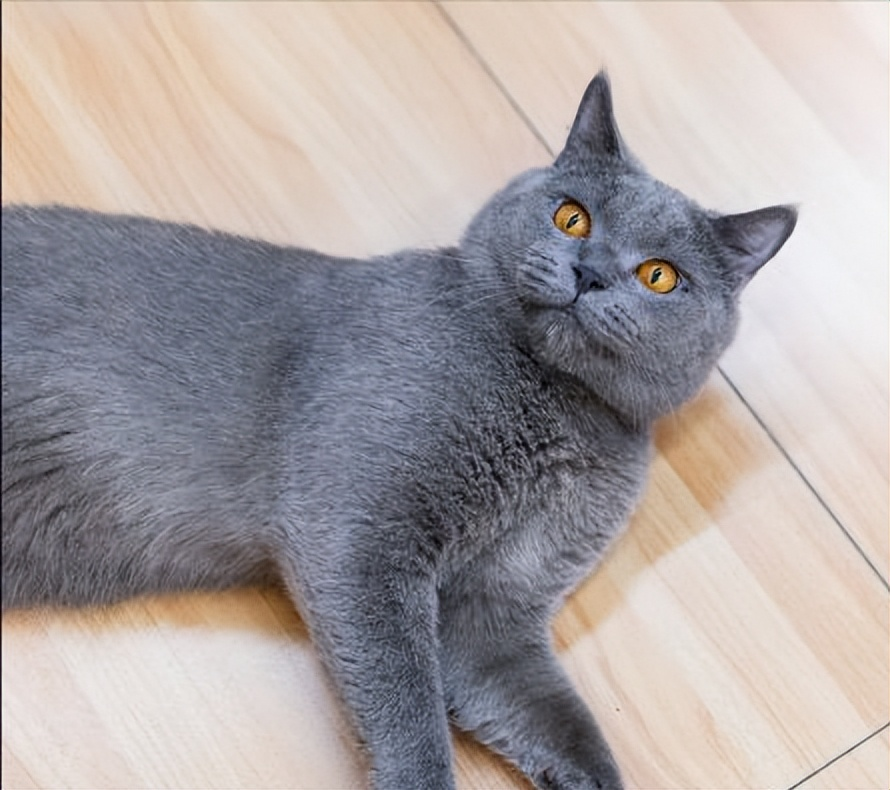
#> input picture DotArtKit/inputs/cat.jpg, 890 x 790 px
$ python -i segment.py   (imports and definitions only)
#> lines starting #> are read from the running program, lines starting #| are printed output that depends on the picture; after the words box and inside, x2 and y2 are one past the last pixel; in counts of white or black regions, pixels touching at a corner belong together
#> further down, picture is the input picture: shape (790, 890, 3); mean B, G, R 163.6, 163.2, 170.4
"""模块 1.1：基于 YOLO 的多物体图像分割。

将油画或水墨画的不同部分分割出来，形成多个物体的 mask，并保留背景。
YOLO 未安装时退化为基于颜色聚类的 mock 分割（连通域 + 上下分层），保证流程可测试。

支持模型：YOLOv8-seg / YOLO11-seg / YOLO26-seg（ultralytics 框架统一接口）。
"""
from __future__ import annotations

import logging
from pathlib import Path

import cv2
import numpy as np

from ..config import Settings
from ..schemas import ObjectCategory, SegmentedObject

logger = logging.getLogger(__name__)

# YOLO COCO 标签到画作物体类别的映射
_COCO_TO_CATEGORY: dict[str, ObjectCategory] = {
    "person": ObjectCategory.PERSON,
    "bird": ObjectCategory.ANIMAL, "cat": ObjectCategory.ANIMAL,
    "dog": ObjectCategory.ANIMAL, "horse": ObjectCategory.ANIMAL,
    "sheep": ObjectCategory.ANIMAL, "cow": ObjectCategory.ANIMAL,
    "elephant": ObjectCategory.ANIMAL, "bear": ObjectCategory.ANIMAL,
    "zebra": ObjectCategory.ANIMAL, "giraffe": ObjectCategory.ANIMAL,
    "car": ObjectCategory.VEHICLE, "truck": ObjectCategory.VEHICLE,
    "boat": ObjectCategory.VEHICLE, "bicycle": ObjectCategory.VEHICLE,
    "motorcycle": ObjectCategory.VEHICLE, "bus": ObjectCategory.VEHICLE,
    "potted plant": ObjectCategory.PLANT,
    "house": ObjectCategory.BUILDING, "building": ObjectCategory.BUILDING,
    "bottle": ObjectCategory.OBJECT, "vase": ObjectCategory.OBJECT,
    "bowl": ObjectCategory.OBJECT, "cup": ObjectCategory.OBJECT,
    "book": ObjectCategory.OBJECT, "clock": ObjectCategory.OBJECT,
}


def _label_to_category(label: str) -> ObjectCategory:
    """将 YOLO 标签映射到画作物体类别。"""
    return _COCO_TO_CATEGORY.get(label.lower(), ObjectCategory.OBJECT)


# [47 lines left out: function segment_with_yolo, not called in this run]


def segment_mock(image_rgb: np.ndarray) -> list[dict]:
    """无 YOLO 时的 fallback：基于颜色聚类的连通域分割。

    策略：K-Means 聚类 → 连通域分析 → 按面积筛选物体候选。
    """
    h, w = image_rgb.shape[:2]
#> h = 790; w = 890
    # 降采样加速 K-Means
    small = cv2.resize(image_rgb, (w // 4, h // 4), interpolation=cv2.INTER_AREA)
    pixels = small.reshape(-1, 3).astype(np.float32)

    # K-Means 聚类（K=5 个颜色簇）
    k = 5
    _, labels, centers = cv2.kmeans(
        pixels, k, None,
        (cv2.TERM_CRITERIA_EPS + cv2.TERM_CRITERIA_MAX_ITER, 20, 1.0),
        3, cv2.KMEANS_PP_CENTERS,
    )
#> centers = [[214.3, 219.8, 229.6], [118.4, 105.5, 103.9], [145.9, 133, 132.8], [78.49, 71.46, 73.06], [181, 197.5, 218.3]]
    labels = labels.reshape(small.shape[:2])
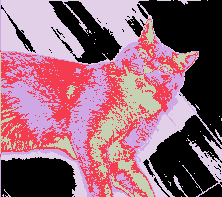
#> labels: shape (197, 222) int32; 5 distinct labels, from 0 to 4; one colour per label, 0 black

    detections: list[dict] = []
    object_id = 0

    # 对每个聚类做连通域分析
    for cluster_idx in range(k):
        cluster_mask = (labels == cluster_idx).astype(np.uint8) * 255
        # 缩放回原尺寸
        cluster_mask = cv2.resize(cluster_mask, (w, h), interpolation=cv2.INTER_NEAREST)

        # 连通域分析
        num_labels, comp_labels, stats, centroids = cv2.connectedComponentsWithStats(
            cluster_mask, connectivity=8)

        for comp_idx in range(1, num_labels):  # 跳过背景
            area = stats[comp_idx, cv2.CC_STAT_AREA]
            if area < (h * w * 0.01):  # 过滤太小的区域
                continue
            if area > (h * w * 0.6):   # 过滤太大的区域（通常是背景）
                continue

            comp_mask = (comp_labels == comp_idx).astype(np.uint8) * 255
            x0 = int(stats[comp_idx, cv2.CC_STAT_LEFT])
            y0 = int(stats[comp_idx, cv2.CC_STAT_TOP])
            x1 = x0 + int(stats[comp_idx, cv2.CC_STAT_WIDTH])
            y1 = y0 + int(stats[comp_idx, cv2.CC_STAT_HEIGHT])

            # 根据位置推测类别（油画常见构图）
            cy = (y0 + y1) / 2 / h
            cx = (x0 + x1) / 2 / w
            if cy > 0.6:
                label = "person"
            elif cy < 0.4:
                label = "building"
            else:
                label = "object"

            detections.append({
                "label": label,
                "confidence": 0.7 + np.random.rand() * 0.2,
                "mask": comp_mask,
                "bbox": (x0, y0, x1, y1),
            })
            object_id += 1
#> this loop made 5 passes
#> num_labels on passes 1 to 5: 32, 222, 189, 122, 81
#> pass 1, in segment_mock, `cluster_mask = (labels == cluster_idx).astype(np.uint8) * 255`:
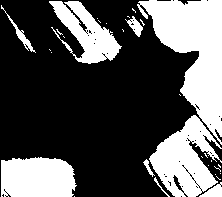
#> cluster_mask: shape (197, 222); 33.7% white; 31 white regions (22 under 20 px), largest, box (x1, y1, x2, y2) and area: (137, 0, 222, 145) 5889, (149, 115, 222, 197) 3273, (1, 157, 77, 197) 2715
#> pass 1, in segment_mock, `cluster_mask = cv2.resize(cluster_mask, (w, h), interpolation=cv2.INTE..`:
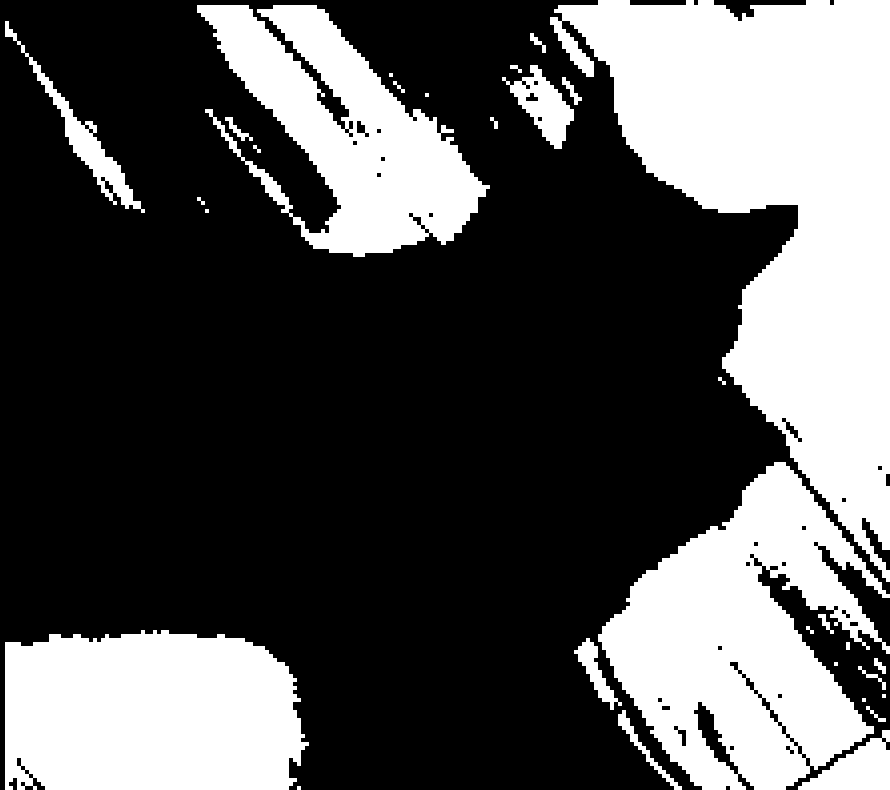
#> cluster_mask: shape (790, 890); 33.6% white; 31 white regions (7 under 20 px), largest, box (x1, y1, x2, y2) and area: (550, 0, 890, 582) 94504, (598, 462, 890, 790) 52368, (5, 630, 309, 790) 43440
#> pass 1, in segment_mock, `num_labels, comp_labels, stats, centroids = cv2.connectedComponentsWit..`:
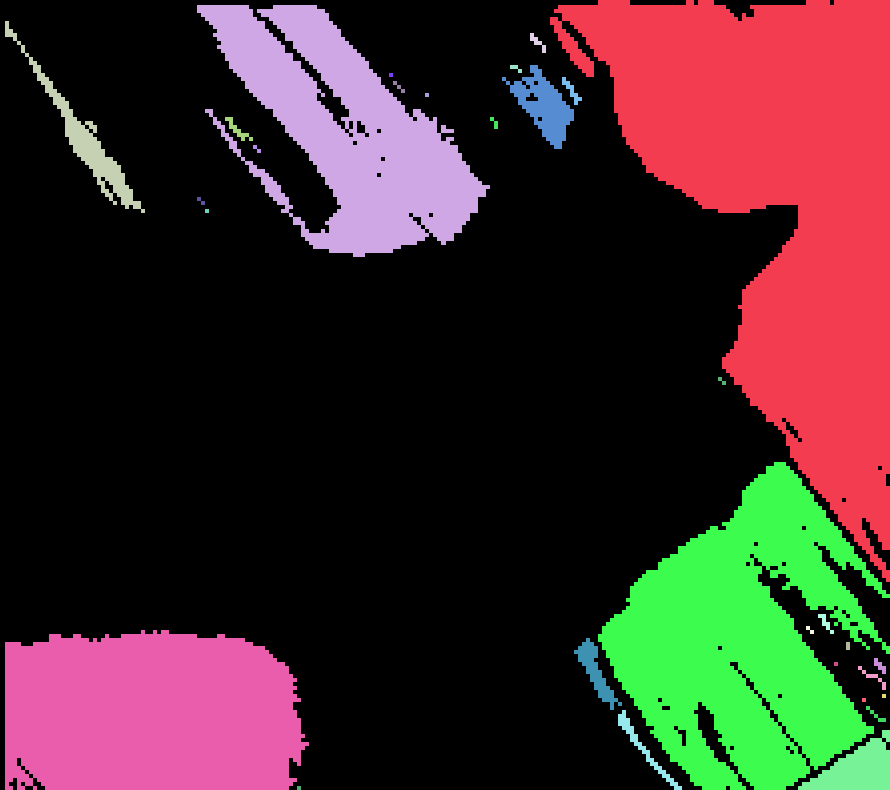
#> comp_labels: shape (790, 890) int32; 32 distinct labels, from 0 to 31; one colour per label, 0 black
#> pass 2, in segment_mock, `cluster_mask = (labels == cluster_idx).astype(np.uint8) * 255`:
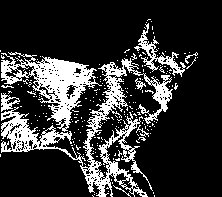
#> cluster_mask: shape (197, 222); 20% white; 221 white regions (212 under 20 px), largest, box (x1, y1, x2, y2) and area: (1, 58, 173, 197) 4621, (1, 52, 102, 132) 2719, (134, 23, 186, 77) 571
#> after the loop:
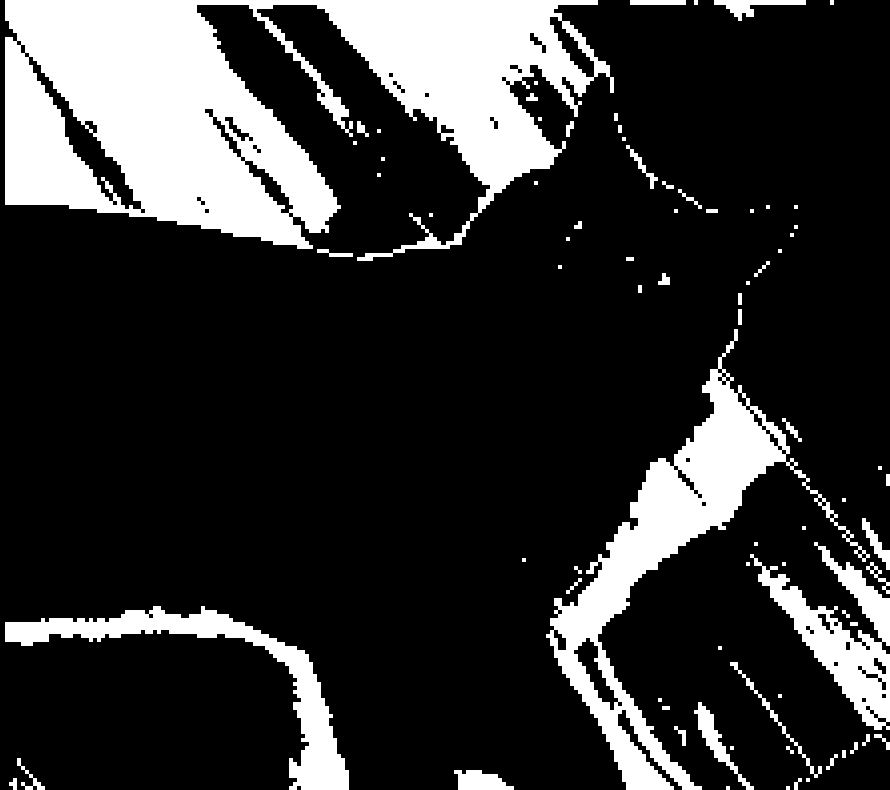
#> cluster_mask: shape (790, 890); 19.7% white; 80 white regions (33 under 20 px), largest, box (x1, y1, x2, y2) and area: (5, 0, 614, 261) 86073, (546, 329, 870, 790) 26144, (5, 606, 349, 790) 10496
#> after the loop, detections = 16 items; object_id = 16

    # 如果没检测到任何物体，用上下分层确保至少有一个前景
    if not detections:
        logger.warning("Mock 分割未检测到物体，使用上下分层 fallback")
        fg_mask = np.zeros((h, w), dtype=np.uint8)
        fg_mask[2 * h // 3:, :] = 255
        detections.append({
            "label": "person",
            "confidence": 0.6,
            "mask": fg_mask,
            "bbox": (0, 2 * h // 3, w, h),
        })

    logger.info("Mock 分割完成: %d 个物体", len(detections))
    return detections


# [97 lines left out: functions _create_background, run_segmentation, not called in this run]

>>> import cv2
>>> picture = cv2.imread('../../../../../DotArtKit/inputs/cat.jpg')
>>> result = segment_mock(picture)
#> result = 16 items
